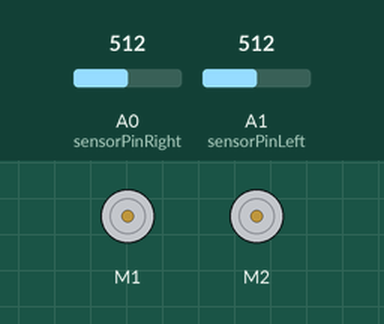
Bench run of a sketch on a simulated Arduino Uno, built with avr-gcc and run on an emulated ATmega328P. Shown: 2 × DC motor (green arrow = forward, orange = backward, longer = faster). The test bench sets the inputs (shaded band); at power-on: A0 (sensorPinRight) = 512, A1 (sensorPinLeft) = 512.

Above: at 1.2 s.
1.3 s: A0 (sensorPinRight) set to 834
2.8 s: A0 (sensorPinRight) set to 867
At 3.1 s:
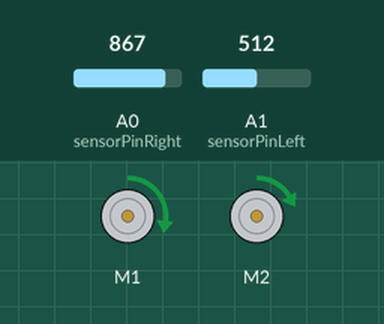
4.3 s: A1 (sensorPinLeft) set to 833
5.8 s: A1 (sensorPinLeft) set to 861
At 6.6 s:
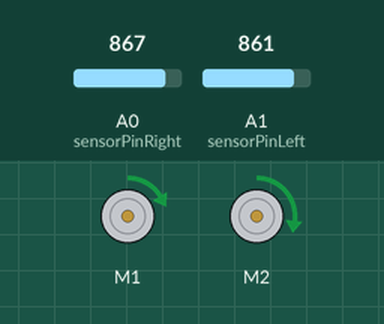
Timing chart, 0 to 8.3 s (numbered marks = the images above; inputs shaded):
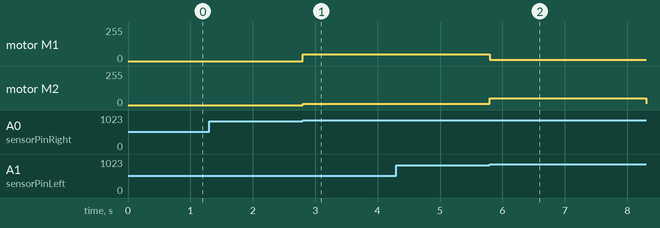

Measured:
- the behaviour switches between 849 and 850 on A0 (sensorPinRight) (found by bisection; images 0 and 1)
- the behaviour switches between 849 and 850 on A1 (sensorPinLeft) (found by bisection; images 1 and 2)
- after the input at 1.3 s, every drawn part: stays the same
- after the input at 2.8 s, motor M1: stopped → forward 50/255 at once; motor M2: stopped → forward 10/255 at once
- after the input at 4.3 s, every drawn part: stays the same
- after the input at 5.8 s, motor M1: forward 50/255 → forward 10/255 at once; motor M2: forward 10/255 → forward 50/255 at once

The sketch:

test_pie3.ino
```cpp
/**
   PIE-S2 Project 3
   Name: DC Motor Control
   Purpose: Control a robot using inputs from 2 IR reflectance sensors and outputting to 2 DC motors
   @author Miranda Pietraski, Cherry Pham, and Vaani Bhatnagar
   @version 1.0 10/19/2022
*/

#include <Adafruit_MotorShield.h>

// Naming the Adafruit Motor Shield as AFMS
Adafruit_MotorShield AFMS = Adafruit_MotorShield();

// Initiating left and right motors
Adafruit_DCMotor *leftMotor = AFMS.getMotor(1);
Adafruit_DCMotor *rightMotor = AFMS.getMotor(2);


// Selecting input pins for the IR sensor on the left and right
int sensorPinLeft = A1;
int sensorPinRight = A0;

// Initializing variables to store values coming from the sensors
int sensorValueLeft = 0;
int sensorValueRight = 0;

// Initializing variable to store input from .py file
String input;

// Setup function that run once
void setup() {
  // Initiating sensors as inputs
  pinMode(sensorPinLeft, INPUT);
  pinMode(sensorPinRight, INPUT);

  // Initiating motorshield
  AFMS.begin();

  // Initial motor set-ups
  leftMotor->run(FORWARD);
  leftMotor->setSpeed(0);
  rightMotor->run(FORWARD);
  rightMotor->setSpeed(0);

  // Begin serial - matching the serial number declared in .py file
  Serial.begin(9600);
}

// Loop through taking inputs from sensors and parsing resultance outputs to DC motors
void loop() {
  // Read sensors' values:
  sensorValueLeft = analogRead(sensorPinLeft);
  sensorValueRight = analogRead(sensorPinRight);
  // Speed changing through terminal interface
  // If receive signals from terminal through .py file
  if (Serial.available() > 0) {
    // Read until the end of a line
    input = Serial.readStringUntil('\n');

    // Left motor speed: 7xxx
    if (input.charAt(0)== '7') {
      // Take only speed data
      input = input.substring(1,4).toInt();
      // Adjust left motor's speed accordingly
      leftMotor->setSpeed(input.toInt());
    }
    // Right motor speed: 8xxx
    if (input.charAt(0) == '8') {
      // Take only speed data
      input = input.substring(1,4).toInt();
      // Adjust right motor's speed accordingly
      rightMotor->setSpeed(input.toInt());
    }
  }
  // If receive no signal from terminal, proceed to default behavior
  else {
    // On: ~900
    // Off: ~700

    // sensor on the right detects the tape
    // turn left wheel, right wheel stationary
    if (sensorValueRight >= 850) {
      leftMotor->setSpeed(50);
      rightMotor->setSpeed(10);
    }
    // sensor on the left detects the tape
    // turn right wheel, left wheel stationary
    if (sensorValueLeft >= 850) {
      leftMotor->setSpeed(10);
      rightMotor->setSpeed(50);
    }
  }
}
```
